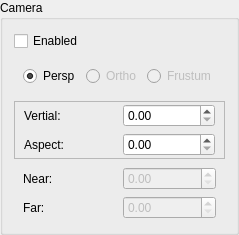
         <widget class="QGroupBox" name="cameraGroupBox">
          <property name="title">
           <string>Camera</string>
          </property>
          <layout class="QGridLayout" name="gridLayout_7">
           <item row="0" column="0">
            <widget class="QCheckBox" name="cameraEnabledToggle">
             <property name="text">
              <string>Enabled</string>
             </property>
            </widget>
           </item>
           <item row="2" column="0">
            <widget class="QFrame" name="cameraPerspGroup">
             <property name="frameShape">
              <enum>QFrame::StyledPanel</enum>
             </property>
             <property name="frameShadow">
              <enum>QFrame::Raised</enum>
             </property>
             <layout class="QGridLayout" name="gridLayout_8">
              <property name="topMargin">
               <number>2</number>
              </property>
              <property name="bottomMargin">
               <number>2</number>
              </property>
              <item row="0" column="0">
               <widget class="QLabel" name="label_15">
                <property name="text">
                 <string>Vertial:</string>
                </property>
               </widget>
              </item>
              <item row="1" column="0">
               <widget class="QLabel" name="label_20">
                <property name="text">
                 <string>Aspect:</string>
                </property>
               </widget>
              </item>
              <item row="1" column="1">
               <widget class="QDoubleSpinBox" name="cameraAspectEdit">
                <property name="singleStep">
                 <double>0.100000000000000</double>
                </property>
               </widget>
              </item>
              <item row="0" column="1">
               <widget class="QDoubleSpinBox" name="cameraVertEdit">
                <property name="maximum">
                 <double>360.000000000000000</double>
                </property>
               </widget>
              </item>
             </layout>
            </widget>
           </item>
           <item row="1" column="0">
            <widget class="QWidget" name="widget_2" native="true">
             <layout class="QHBoxLayout" name="horizontalLayout_2">
              <item>
               <widget class="QRadioButton" name="cameraPerspToggle">
                <property name="text">
                 <string>Persp</string>
                </property>
                <property name="checked">
                 <bool>true</bool>
                </property>
               </widget>
              </item>
              <item>
               <widget class="QRadioButton" name="cameraOrthoToggle">
                <property name="enabled">
                 <bool>false</bool>
                </property>
                <property name="text">
                 <string>Ortho</string>
                </property>
               </widget>
              </item>
              <item>
               <widget class="QRadioButton" name="cameraFrustumToggle">
                <property name="enabled">
                 <bool>false</bool>
                </property>
                <property name="text">
                 <string>Frustum</string>
                </property>
               </widget>
              </item>
             </layout>
            </widget>
           </item>
           <item row="3" column="0">
            <widget class="QWidget" name="widget_3" native="true">
             <layout class="QGridLayout" name="gridLayout_9">
              <property name="topMargin">
               <number>2</number>
              </property>
              <property name="bottomMargin">
               <number>2</number>
              </property>
              <item row="0" column="1">
               <widget class="QDoubleSpinBox" name="cameraNearClipEdit">
                <property name="enabled">
                 <bool>false</bool>
                </property>
                <property name="maximum">
                 <double>999999.000000000000000</double>
                </property>
               </widget>
              </item>
              <item row="0" column="0">
               <widget class="QLabel" name="label_19">
                <property name="text">
                 <string>Near:</string>
                </property>
               </widget>
              </item>
              <item row="1" column="1">
               <widget class="QDoubleSpinBox" name="cameraFarClipEdit">
                <property name="enabled">
                 <bool>false</bool>
                </property>
                <property name="maximum">
                 <double>999999.000000000000000</double>
                </property>
               </widget>
              </item>
              <item row="1" column="0">
               <widget class="QLabel" name="label_21">
                <property name="text">
                 <string>Far:</string>
                </property>
               </widget>
              </item>
             </layout>
            </widget>
           </item>
          </layout>
         </widget>
